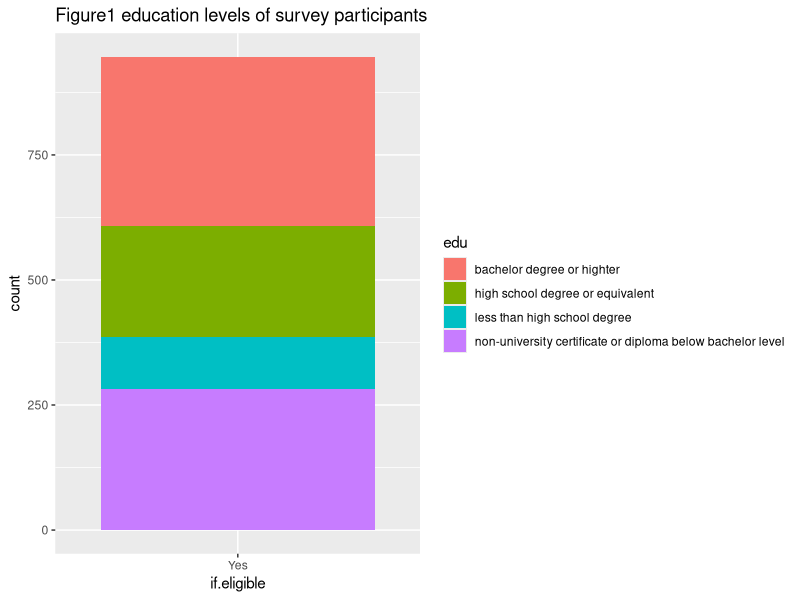
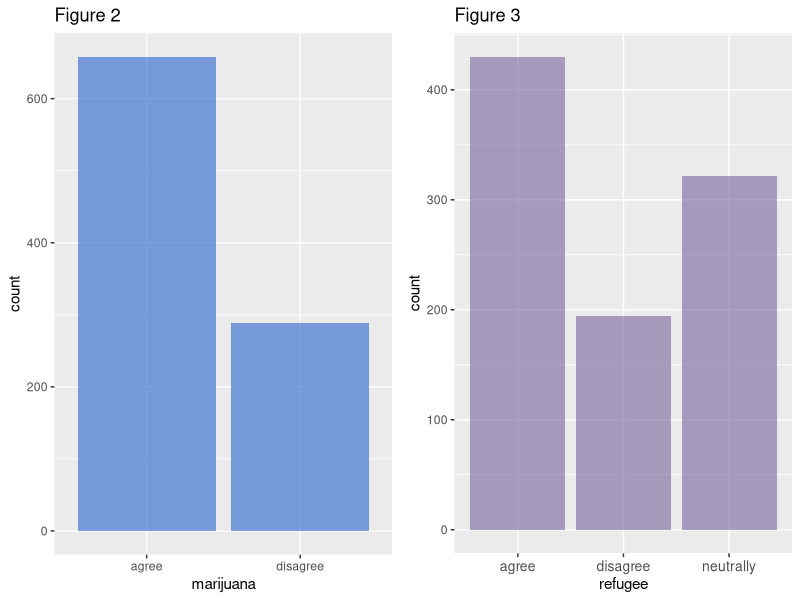
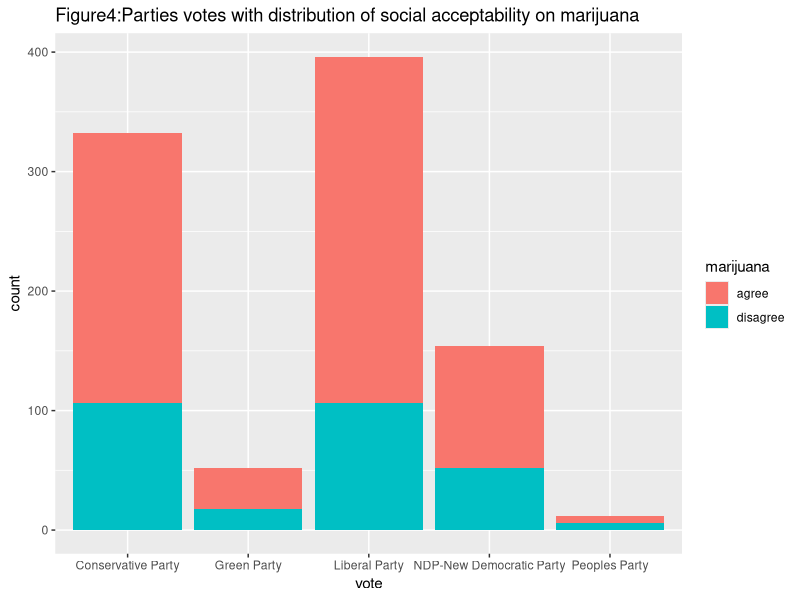
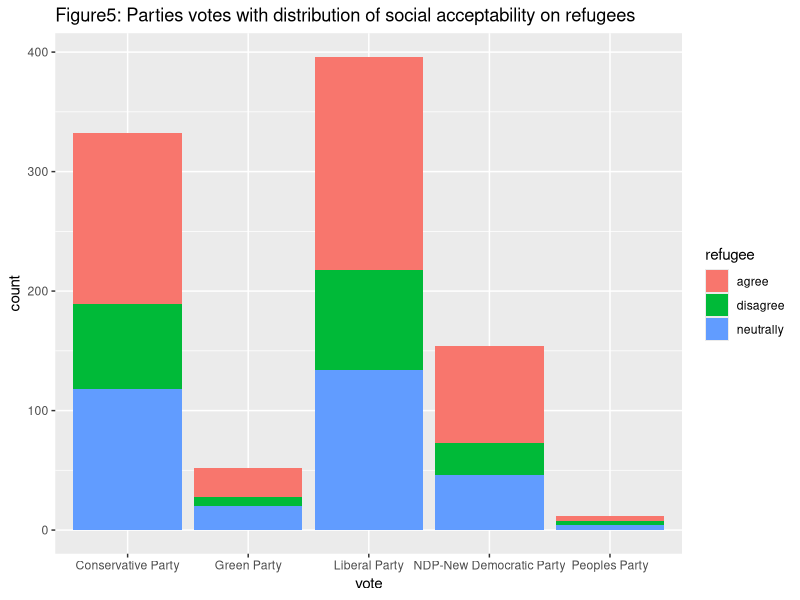

R code for these plots, in order:
## ---- chunk 1
knitr::opts_chunk$set(echo = TRUE)
#install.packages("tidyverse")
#install.packages("ggpubr")
library(tidyverse)
library(ggplot2)
library(ggpubr)
## ---- chunk 2
set.seed(123456)
#Are you eligible and registered to vote at your current address you living at?
if.eligible <- rbernoulli(1000, p = 0.95) 
if.eligible <- ifelse(if.eligible == TRUE, 'Yes','No')
## ---- chunk 3
#Q2 What is your gender?
Sex <- rbernoulli(1000, p = 0.5) 
Sex <- ifelse(Sex == TRUE, 'Male','Female')
## ---- chunk 4
#Q3 What is the highest level of education you have completed?
#https://www12.statcan.gc.ca/census-recensement/2016/dp-pd/hlt-fst/edu-sco/Table.cfm?Lang=E&T=11&Geo=00&SP=1&view=2&age=2&sex=1
edu <- c("No certificate","less than high school degree", "high school degree or equivalent", "non-university certificate or diploma below bachelor level", "bachelor degree or highter")
data <- data.frame(if.eligible)
data$edu <- NA
num.yes <- nrow(data[data$if.eligible == 'Yes',])
num.no <- nrow(data[data$if.eligible == 'No',])
edu.yes <- sample(edu, num.yes, replace = TRUE, prob = c(0,0.104, 0.245, 0.306, 0.345))
edu.no <- sample(edu, num.no, replace = TRUE, prob = c(0.19,0.81, 0, 0, 0))
data[data$if.eligible == 'Yes', "edu"] <- edu.yes
data[data$if.eligible == 'No', "edu"] <- edu.no
## ---- chunk 5
# Q4 Do you think marijuana legalization should be allowed?
# https://abacusdata.ca/canadians-are-ready-for-legal-cannabis/
marijuana <- c("agree","disagree")
marijuana <-sample(marijuana,size=1000,prob=c(0.7,0.3),replace=TRUE)
## ---- chunk 6
#Q5 In general, what do you think about loosened the rules for refugee?
#https://www.cicnews.com/2019/04/majority-of-canadians-maintain-positive-views-of-immigration-new-survey-finds-0412240.html#gs.i5mh19
refugee <- c("agree", "neutrally", "disagree")
refugee<-sample(refugee,size=1000,replace=TRUE,prob=c(0.45,0.35,0.2))

## ---- chunk 7
#Q6 Do you think everyone should be permitted to possess guns? 
data$Sex <- Sex
data$Gun <- NA
n.male <- nrow(data[data$Sex == 'Male',])
n.female <- nrow(data[data$Sex == 'Female',])
Gun <- c("Yes", "No")
Gun_data_male <- sample(Gun, n.male, replace = TRUE, prob = c(0.1, 0.9))
Gun_data_female <- sample(Gun, n.female, replace = TRUE, prob = c(0.05, 0.95))
data[data$Sex == 'Male', "Gun"] <- Gun_data_male
data[data$Sex == 'Female', "Gun"] <- Gun_data_female
#ggplot(data, aes(x = Sex, fill = Gun)) + geom_bar()
## ---- chunk 8
#Q7 Do you agree with environmental safety is one of the priorities to Canada?
Env <- c("Completely agree", "Somewhat agree", "Neutral", "Somewhat disagree", "Compeletely disagree")
Env_data <- sample(Env, 1000, replace = TRUE, prob = c(0.6, 0.2, 0.1, 0.05, 0.05))
## ---- chunk 9
#Q8 Which party are you going to vote on Election Day?
party = c("Liberal Party", "NDP-New Democratic Party", "Peoples Party", "Green Party", "Conservative Party")
# simulate the choice of vote using string
data$vote = sample(party, size = 1000, replace=TRUE, prob = c(0.415, 0.168, 0.016,0.062, 0.332))
## ---- chunk 10
data$marijuana <- marijuana
data$refugee <- refugee
data=subset(data,if.eligible=="Yes")

glimpse(data)
## ---- chunk 11
#creating table
agree.liberal=nrow(data[data$refugee == 'agree'&data$vote == 'Liberal Party',])
neutrally.liberal=nrow(data[data$refugee == 'neutrally'&data$vote == 'Liberal Party',])
disagree.liberal=nrow(data[data$refugee == 'disagree'&data$vote == 'Liberal Party',])

agree.conser=nrow(data[data$refugee == 'agree'&data$vote == 'Conservative Party',])
neutrally.conser=nrow(data[data$refugee == 'neutrally'&data$vote == 'Conservative Party',])
disagree.conser=nrow(data[data$refugee == 'disagree'&data$vote == 'Conservative Party',])

agree.NDP=nrow(data[data$refugee == 'agree'&data$vote == 'NDP-New Democratic Party',])
neutrally.NDP=nrow(data[data$refugee == 'neutrally'&data$vote == 'NDP-New Democratic Party',])
disagree.NDP=nrow(data[data$refugee == 'disagree'&data$vote == 'NDP-New Democratic Party',])

agree.Green=nrow(data[data$refugee == 'agree'&data$vote == 'Green Party',])
neutrally.Green=nrow(data[data$refugee == 'neutrally'&data$vote == 'Green Party',])
disagree.Green=nrow(data[data$refugee == 'disagree'&data$vote == 'Green Party',])

agree.Peoples=nrow(data[data$refugee == 'agree'&data$vote == "Peoples Party",])
neutrally.Peoples=nrow(data[data$refugee == 'neutrally'&data$vote == "Peoples Party",])
disagree.Peoples=nrow(data[data$refugee == 'disagree'&data$vote == 'Peoples Party',])

liberal = c(agree.liberal,neutrally.liberal,disagree.liberal) 
Conservative = c(agree.conser,neutrally.conser,disagree.conser)
NDP = c(agree.NDP,neutrally.NDP,disagree.NDP)
Green = c(agree.Green,neutrally.Green,disagree.Green)
People = c(agree.Peoples,neutrally.Peoples,disagree.Peoples)
attitude = c("Agree","Neutrally","Disagree")
a= round(84/(178+134+84),2)
b= round(71/(118+143+71),2)
c= round(27/(81+46+27),2)
d= round(8/(24+20+8),2)
e = round(4/(12),2)
percet.disagree <- c("% of disagree",a,b,c,d,e)
refugee.party <- data.frame(attitude,liberal,Conservative,NDP,Green,People)
refugee.party<- rbind(refugee.party,percet.disagree)
## ---- chunk 12
ggplot(data, aes(x = if.eligible,fill=edu)) + geom_bar()+ ggtitle("Figure1 education levels of survey participants")
## ---- chunk 13
a= ggplot(data, aes(marijuana)) +
  geom_bar(fill = "#4073D1AF") + ggtitle("Figure 2") 
b= ggplot(data, aes(refugee)) +
  geom_bar(fill = "#8473A4AB") + ggtitle("Figure 3")
ggarrange(a, b + font("x.text", size = 10),
                    ncol = 2, nrow = 1)
ggplot(data, aes(x = vote ,fill=marijuana)) + geom_bar()+ ggtitle("Figure4:Parties votes with distribution of social acceptability on marijuana ")
ggplot(data, aes(x = vote ,fill=refugee)) + geom_bar()+ ggtitle("Figure5: Parties votes with distribution of social acceptability on refugees")
knitr::kable(refugee.party,caption = "Table1")
